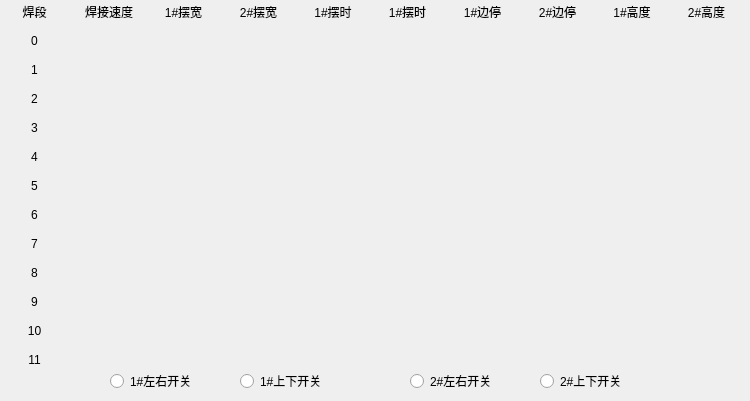
     <widget class="QWidget" name="L5">
      <attribute name="title">
       <string>L5</string>
      </attribute>
      <widget class="QRadioButton" name="radioButton_9">
       <property name="geometry">
        <rect>
         <x>110</x>
         <y>370</y>
         <width>101</width>
         <height>22</height>
        </rect>
       </property>
       <property name="text">
        <string>1#左右开关</string>
       </property>
       <property name="checkable">
        <bool>true</bool>
       </property>
       <property name="checked">
        <bool>false</bool>
       </property>
       <property name="autoExclusive">
        <bool>false</bool>
       </property>
      </widget>
      <widget class="QRadioButton" name="radioButton_10">
       <property name="geometry">
        <rect>
         <x>240</x>
         <y>370</y>
         <width>101</width>
         <height>22</height>
        </rect>
       </property>
       <property name="text">
        <string>1#上下开关</string>
       </property>
       <property name="autoExclusive">
        <bool>false</bool>
       </property>
      </widget>
      <widget class="QWidget" name="layoutWidget">
       <property name="geometry">
        <rect>
         <x>0</x>
         <y>0</y>
         <width>741</width>
         <height>371</height>
        </rect>
       </property>
       <layout class="QGridLayout" name="gridLayout_5">
        <item row="0" column="0">
         <widget class="QLabel" name="label_305">
          <property name="sizePolicy">
           <sizepolicy hsizetype="Preferred" vsizetype="Preferred">
            <horstretch>0</horstretch>
            <verstretch>0</verstretch>
           </sizepolicy>
          </property>
          <property name="text">
           <string>焊段</string>
          </property>
          <property name="alignment">
           <set>Qt::AlignCenter</set>
          </property>
         </widget>
        </item>
        <item row="0" column="1">
         <widget class="QLabel" name="label_306">
          <property name="sizePolicy">
           <sizepolicy hsizetype="Preferred" vsizetype="Preferred">
            <horstretch>0</horstretch>
            <verstretch>0</verstretch>
           </sizepolicy>
          </property>
          <property name="text">
           <string>焊接速度</string>
          </property>
          <property name="alignment">
           <set>Qt::AlignCenter</set>
          </property>
         </widget>
        </item>
        <item row="0" column="2">
         <widget class="QLabel" name="label_307">
          <property name="sizePolicy">
           <sizepolicy hsizetype="Preferred" vsizetype="Preferred">
            <horstretch>0</horstretch>
            <verstretch>0</verstretch>
           </sizepolicy>
          </property>
          <property name="text">
           <string>1#摆宽</string>
          </property>
          <property name="alignment">
           <set>Qt::AlignCenter</set>
          </property>
         </widget>
        </item>
        <item row="0" column="3">
         <widget class="QLabel" name="label_308">
          <property name="sizePolicy">
           <sizepolicy hsizetype="Preferred" vsizetype="Preferred">
            <horstretch>0</horstretch>
            <verstretch>0</verstretch>
           </sizepolicy>
          </property>
          <property name="text">
           <string>2#摆宽</string>
          </property>
          <property name="alignment">
           <set>Qt::AlignCenter</set>
          </property>
         </widget>
        </item>
        <item row="0" column="4">
         <widget class="QLabel" name="label_309">
          <property name="sizePolicy">
           <sizepolicy hsizetype="Preferred" vsizetype="Preferred">
            <horstretch>0</horstretch>
            <verstretch>0</verstretch>
           </sizepolicy>
          </property>
          <property name="text">
           <string>1#摆时</string>
          </property>
          <property name="alignment">
           <set>Qt::AlignCenter</set>
          </property>
         </widget>
        </item>
        <item row="0" column="5">
         <widget class="QLabel" name="label_310">
          <property name="sizePolicy">
           <sizepolicy hsizetype="Preferred" vsizetype="Preferred">
            <horstretch>0</horstretch>
            <verstretch>0</verstretch>
           </sizepolicy>
          </property>
          <property name="text">
           <string>1#摆时</string>
          </property>
          <property name="alignment">
           <set>Qt::AlignCenter</set>
          </property>
         </widget>
        </item>
        <item row="0" column="6">
         <widget class="QLabel" name="label_452">
          <property name="sizePolicy">
           <sizepolicy hsizetype="Preferred" vsizetype="Preferred">
            <horstretch>0</horstretch>
            <verstretch>0</verstretch>
           </sizepolicy>
          </property>
          <property name="text">
           <string>1#边停</string>
          </property>
          <property name="alignment">
           <set>Qt::AlignCenter</set>
          </property>
         </widget>
        </item>
        <item row="0" column="7">
         <widget class="QLabel" name="label_453">
          <property name="sizePolicy">
           <sizepolicy hsizetype="Preferred" vsizetype="Preferred">
            <horstretch>0</horstretch>
            <verstretch>0</verstretch>
           </sizepolicy>
          </property>
          <property name="text">
           <string>2#边停</string>
          </property>
          <property name="alignment">
           <set>Qt::AlignCenter</set>
          </property>
         </widget>
        </item>
        <item row="0" column="8">
         <widget class="QLabel" name="label_311">
          <property name="sizePolicy">
           <sizepolicy hsizetype="Preferred" vsizetype="Preferred">
            <horstretch>0</horstretch>
            <verstretch>0</verstretch>
           </sizepolicy>
          </property>
          <property name="text">
           <string>1#高度</string>
          </property>
          <property name="alignment">
           <set>Qt::AlignCenter</set>
          </property>
         </widget>
        </item>
        <item row="0" column="9">
         <widget class="QLabel" name="label_312">
          <property name="sizePolicy">
           <sizepolicy hsizetype="Preferred" vsizetype="Preferred">
            <horstretch>0</horstretch>
            <verstretch>0</verstretch>
           </sizepolicy>
          </property>
          <property name="text">
           <string>2#高度</string>
          </property>
          <property name="alignment">
           <set>Qt::AlignCenter</set>
          </property>
         </widget>
        </item>
        <item row="1" column="0">
         <widget class="QLabel" name="label_313">
          <property name="text">
           <string>0</string>
          </property>
          <property name="alignment">
           <set>Qt::AlignCenter</set>
          </property>
         </widget>
        </item>
        <item row="2" column="0">
         <widget class="QLabel" name="label_314">
          <property name="text">
           <string>1</string>
          </property>
          <property name="alignment">
           <set>Qt::AlignCenter</set>
          </property>
         </widget>
        </item>
        <item row="3" column="0">
         <widget class="QLabel" name="label_315">
          <property name="text">
           <string>2</string>
          </property>
          <property name="alignment">
           <set>Qt::AlignCenter</set>
          </property>
         </widget>
        </item>
        <item row="4" column="0">
         <widget class="QLabel" name="label_316">
          <property name="text">
           <string>3</string>
          </property>
          <property name="alignment">
           <set>Qt::AlignCenter</set>
          </property>
         </widget>
        </item>
        <item row="5" column="0">
         <widget class="QLabel" name="label_317">
          <property name="text">
           <string>4</string>
          </property>
          <property name="alignment">
           <set>Qt::AlignCenter</set>
          </property>
         </widget>
        </item>
        <item row="6" column="0">
         <widget class="QLabel" name="label_199">
          <property name="text">
           <string>5</string>
          </property>
          <property name="alignment">
           <set>Qt::AlignCenter</set>
          </property>
         </widget>
        </item>
        <item row="7" column="0">
         <widget class="QLabel" name="label_318">
          <property name="text">
           <string>6</string>
          </property>
          <property name="alignment">
           <set>Qt::AlignCenter</set>
          </property>
         </widget>
        </item>
        <item row="8" column="0">
         <widget class="QLabel" name="label_319">
          <property name="text">
           <string>7</string>
          </property>
          <property name="alignment">
           <set>Qt::AlignCenter</set>
          </property>
         </widget>
        </item>
        <item row="9" column="0">
         <widget class="QLabel" name="label_320">
          <property name="text">
           <string>8</string>
          </property>
          <property name="alignment">
           <set>Qt::AlignCenter</set>
          </property>
         </widget>
        </item>
        <item row="10" column="0">
         <widget class="QLabel" name="label_321">
          <property name="text">
           <string>9</string>
          </property>
          <property name="alignment">
           <set>Qt::AlignCenter</set>
          </property>
         </widget>
        </item>
        <item row="11" column="0">
         <widget class="QLabel" name="label_322">
          <property name="text">
           <string>10</string>
          </property>
          <property name="alignment">
           <set>Qt::AlignCenter</set>
          </property>
         </widget>
        </item>
        <item row="12" column="0">
         <widget class="QLabel" name="label_323">
          <property name="text">
           <string>11</string>
          </property>
          <property name="alignment">
           <set>Qt::AlignCenter</set>
          </property>
         </widget>
        </item>
       </layout>
      </widget>
      <widget class="QRadioButton" name="lr24">
       <property name="geometry">
        <rect>
         <x>410</x>
         <y>370</y>
         <width>101</width>
         <height>22</height>
        </rect>
       </property>
       <property name="text">
        <string>2#左右开关</string>
       </property>
       <property name="checkable">
        <bool>true</bool>
       </property>
       <property name="checked">
        <bool>false</bool>
       </property>
       <property name="autoExclusive">
        <bool>false</bool>
       </property>
      </widget>
      <widget class="QRadioButton" name="ud24">
       <property name="geometry">
        <rect>
         <x>540</x>
         <y>370</y>
         <width>101</width>
         <height>22</height>
        </rect>
       </property>
       <property name="text">
        <string>2#上下开关</string>
       </property>
       <property name="checkable">
        <bool>true</bool>
       </property>
       <property name="checked">
        <bool>false</bool>
       </property>
       <property name="autoExclusive">
        <bool>false</bool>
       </property>
      </widget>
     </widget>
